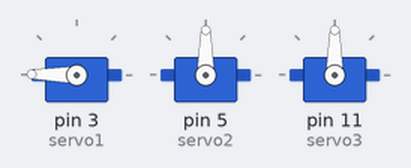
A sketch run on a simulated Arduino Uno, built with avr-gcc and run on an emulated ATmega328P. On the bench: 3 × servo.

Above: at 0.05 s.
At 6.0 s:
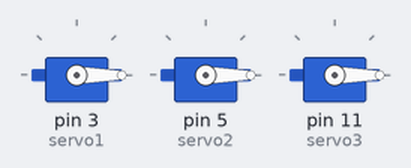
Timing chart, 0 to 7.8 s (numbered marks = the images above):
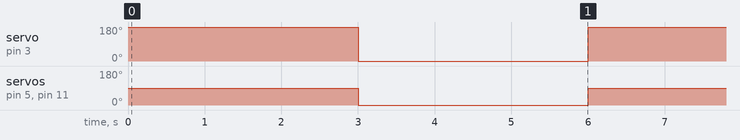

The sketch:

motortest3.ino
```cpp
#include <Servo.h>

Servo servo1;
Servo servo2;
Servo servo3;

int count = 0;

void setup()
{
  Serial.begin(9600);
  servo1.attach(3);
  servo2.attach(5);
  servo3.attach(11);
}

void loop()
{
  //      servo.write(count);
  //count++;
  //if(count >= 180) count = 0;
  servo1.write(179);
  //delay(5000);
  servo2.write(90);
  //delay(5000);
  servo3.write(90);
  delay(3000);
  servo1.write(0);
  //delay(5000);
  servo2.write(0);
  //delay(5000);
  servo3.write(0);
  delay(3000);
}
```

Measured:
- by itself, servo on pin 3 (servo1): alternates 179° for 3.0 s and 0° for 3.0 s
- by itself, servo on pin 5 (servo2), servo on pin 11 (servo3): alternates 90° for 3.0 s and 0° for 3.0 s
